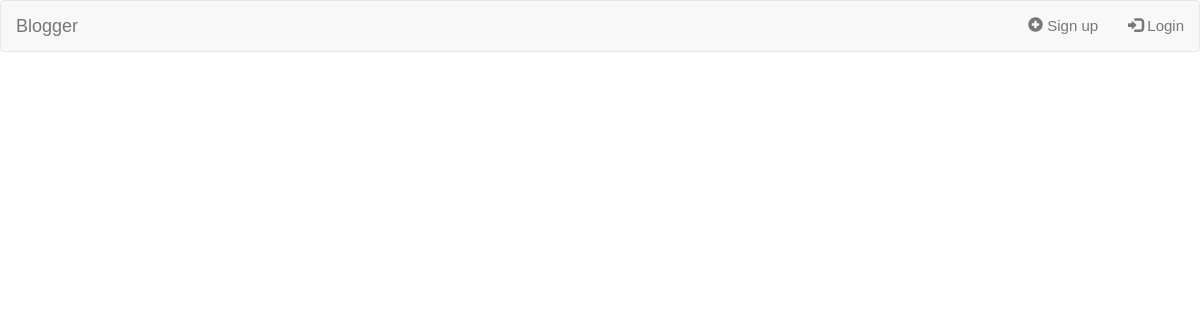
Before: / with the older database file.
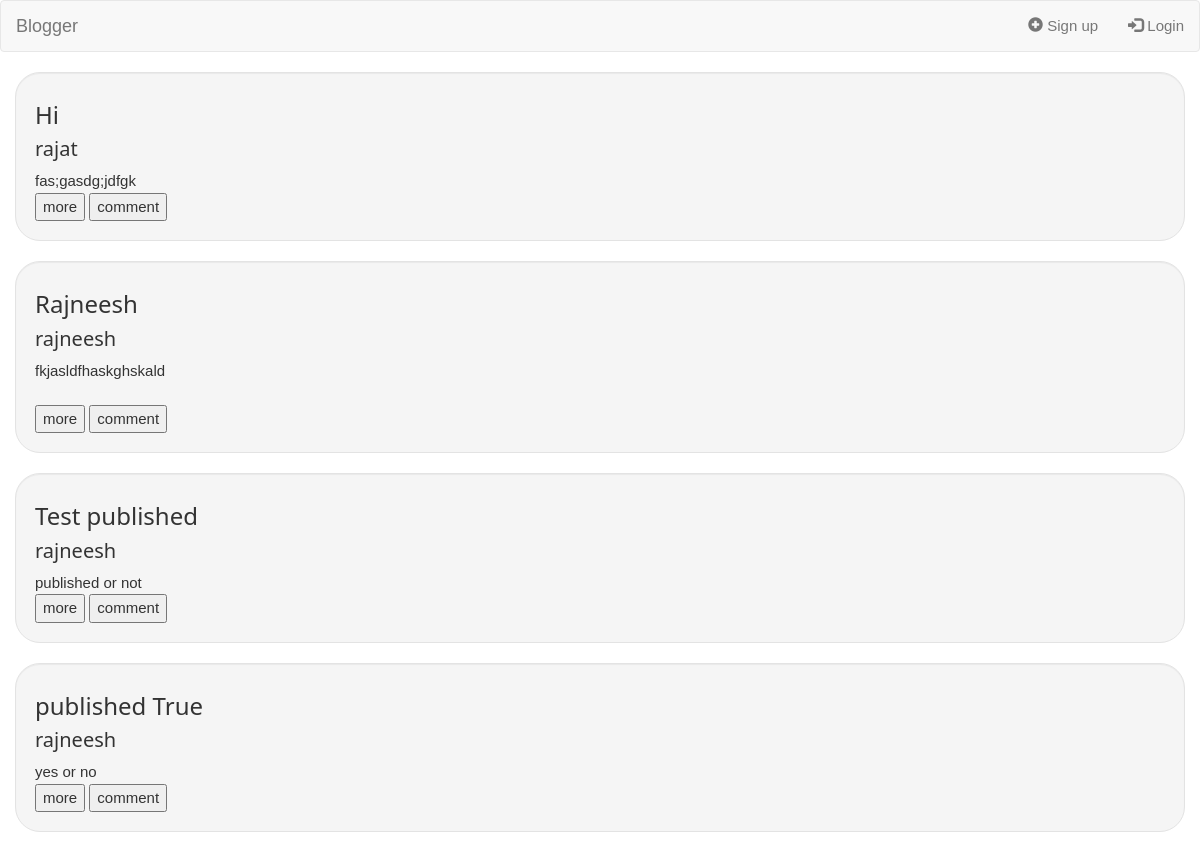
After: the same page with the newer database file.
### tables this page shows
CREATE TABLE blog_detail (
    blog_id integer PRIMARY KEY AUTOINCREMENT,
    user_name text NOT NULL,
    title text NOT NULL,
    content text NOT NULL,
    date text NOT NULL,
    published BOOLEAN NOT NULL,
    FOREIGN KEY (user_name) 
    REFERENCES user_details (username));

### app/__init__.py (the view)
@app.route('/')
def index():
   blogs_sent = dbHandler.getAll()
   if 'username' in session:
       return render_template("index.html", logged_in = True,  username=session['username'], blogs=blogs_sent)
   else:
       return render_template("index.html", logged_in = False,  username=None, blogs=blogs_sent)

### app/models.py (called while the page is built)
def getAll():
  msg = "Records were fetched successfully"
  try:
    with sql.connect("database.db") as con:
      con.row_factory = sql.Row
      cur = con.cursor()
      cur.execute("select * from blog_detail WHERE published = 1 ORDER BY date ASC")
      rows = cur.fetchall()
      user=[]
      for row in rows:
           user.append(row)
      return (user)
  except:
      print "connection failed"
      return ([], "connection failed")

### app/templates/index.html (shortened to what this page needs)
{%extends 'base.html' %}
{% block nav_right %}
    {%if logged_in %}
      <li><a href="/admin"><span class="glyphicon glyphicon-user"></span> {{username}}</a></li>
    {%else%}
    <li><a href="/register"><span class="glyphicon glyphicon-plus-sign"></span> Sign up</a></li>
      <li><a href="/login"><span class="glyphicon glyphicon-log-in"></span> Login</a></li>
    {%endif%}
{% endblock %}
{%block content%}
{%if logged_in%}
<div class="container">
  <div class="row content">
  {% for post in blogs %}
    <hr>
    <!-- <h2>{{post.title}}</h2>
    <h5><span class="glyphicon glyphicon-time"></span>{{post.date}}</h5>
    <p id='blog{{post.blog_id}}' style="overflow:hidden;max-height: 100px;display: block;">{{post.content | safe }}</p>
    <button class="btn btn-secondary"onClick="{if(this.textContent=='more'){document.getElementById('blog{{post.blog_id}}').style.maxHeight='none';this.textContent='less';}else{document.getElementById('blog{{post.blog_id}}').style.maxHeight='300px';this.textContent='more';}}" >more</button> -->
    <h3>{{ post.title }}</h3>
    <h4>{{ post.user_name }}</h4>
    <div id='blog{{post.blog_id}}' style="display:block;max-height:200px; overflow: hidden;">{{ post.content | safe }}</div>
<button onClick="{if(this.textContent=='more'){document.getElementById('blog{{post.blog_id}}').style.maxHeight='none';this.textContent='less';}else{document.getElementById('blog{{post.blog_id}}').style.maxHeight='200px';this.textContent='more';}}" >more</button>
<button id='comment' onclick="{var div =document.getElementById('comment{{post.blog_id}}');if(div.style.display=='none'){div.style.display='block';get_comment('{{post.blog_id}}')}else{div.style.display='none'}}">comment</button>
<div style="display:none;" id='comment{{post.blog_id}}'>
</div>
    <br><br>
  {% endfor %}
  </div>
  </div>{%else%}
  <div class="container">
  <div class="row content">
  {% for post in blogs %}
  <div id="initial" class="well">
        <h3>{{ post.title }}</h3>
        <h4>{{ post.user_name }}</h4>
        <div id='blog{{post.blog_id}}' style="display:block;max-height:200px; overflow: hidden;">{{ post.content | safe }}</div>
    <button onClick="{if(this.textContent=='more'){document.getElementById('blog{{post.blog_id}}').style.maxHeight='none';this.textContent='less';}else{document.getElementById('blog{{post.blog_id}}').style.maxHeight='200px';this.textContent='more';}}" >more</button>
    <button id='comment' onclick="{var div =document.getElementById('comment{{post.blog_id}}');if(div.style.display=='none'){div.style.display='block';get_comment('{{post.blog_id}}')}else{div.style.display='none'}}">comment</button>
</div>
  {% endfor %}
  </div>
  </div>
{%endif%}
{% endblock %}

### app/templates/base.html (shortened to what this page needs)
{% extends "bootstrap/base.html"%}
{% block styles %}
{{super()}}
<link rel="stylesheet"
      href="{{url_for('.static', filename='main.css')}}">
<link rel="stylesheet"
      href="{{url_for('.static', filename='css/w3.css')}}">
<link rel="stylesheet"
      href="{{url_for('.static', filename='css/font-awesome.min.css')}}">
{% endblock %}
{% block navbar %}
  <nav class="navbar navbar-default">
    <div class="container-fluid">
      <div class="navbar-header">
        <a class="navbar-brand" href="/">Blogger</a>
      </div>
      <ul class="nav navbar-nav navbar-right">
          {% block nav_right %} {% endblock %}
      </ul>
    </div>
  </nav>
{% endblock %}

### app/static/main.css (style rules this page uses)
.row.content { height: fit-content }
body { background-image: "./background.png"; }
#initial { border-radius: 25px; -moz-animation: fadein 2s; animation: fadein 2s; }

### app/static/css/w3.css (style rules this page uses)
html { box-sizing:border-box }
*,*:before,*:after { box-sizing:inherit }
html { -ms-text-size-adjust:100%;-webkit-text-size-adjust:100% }
body { margin:0 }
article,aside,details,figcaption,figure,footer,header,main,menu,nav,section,summary { display:block }
a { background-color:transparent;-webkit-text-decoration-skip:objects }
button,input,select,textarea { font:inherit;margin:0 }
button,input { overflow:visible }
button,select { text-transform:none }
button,html [type=button],[type=reset],[type=submit] { -webkit-appearance:button }
html,body { font-family:Verdana,sans-serif;font-size:15px;line-height:1.5 }
html { overflow-x:hidden }
h3 { font-size:24px }
h4 { font-size:20px }
h1,h2,h3,h4,h5,h6 { font-family:"Segoe UI",Arial,sans-serif;font-weight:400;margin:10px 0 }
a { color:inherit }

Changed rows visible on the page:
added blog_detail: title "Hi", user_name "rajat", content "fas;gasdg;jdfgk"
added blog_detail: title "Rajneesh", user_name "rajneesh", content "fkjasldfhaskghskald"
added blog_detail: title "Test published", user_name "rajneesh", content "published or not"
added blog_detail: title "published True", user_name "rajneesh", content "yes or no"
